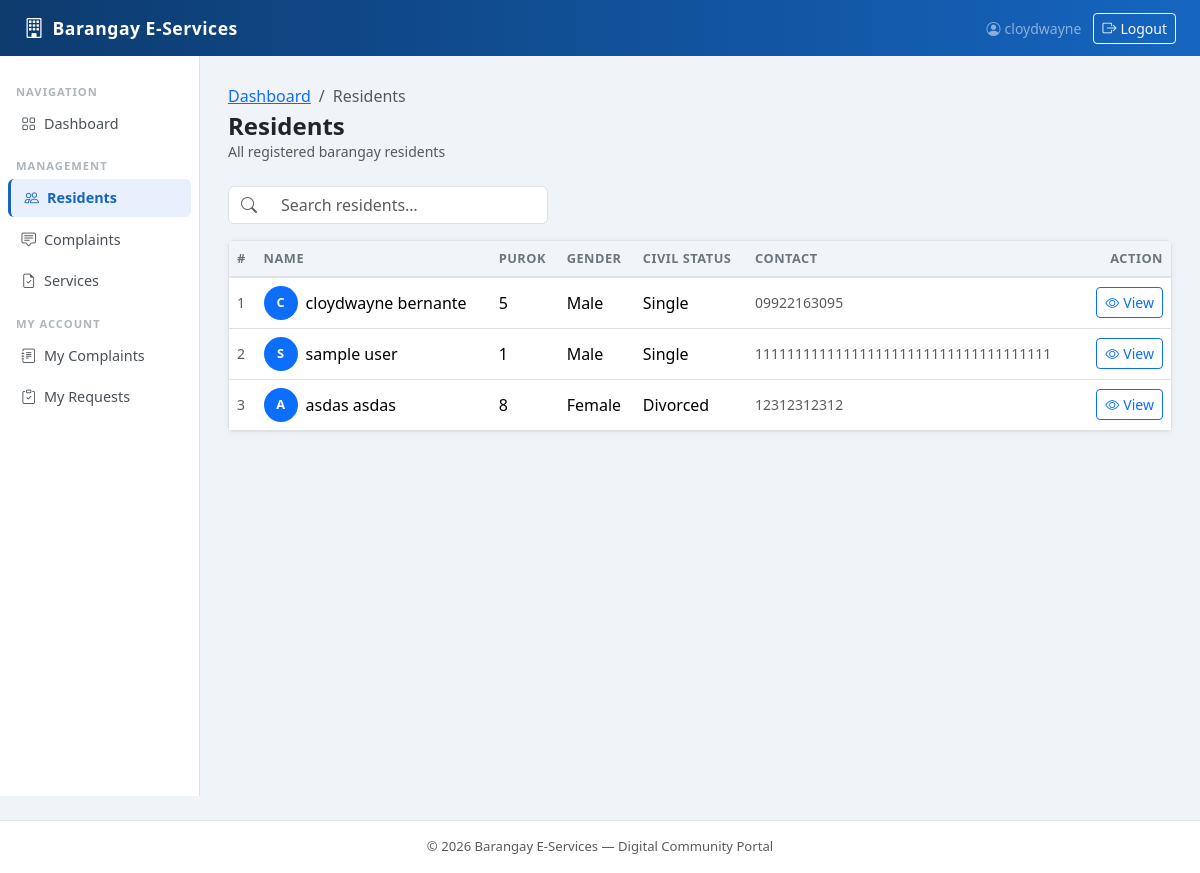
/residents/ (signed in), run on the app's committed database.
### authentication/models.py (models this page shows)
class User(AbstractUser):
    ROLE_CHOICES = (
        ('resident', 'Resident'),
        ('staff', 'Staff'),
        ('admin', 'Admin'),
    )
    role = models.CharField(max_length=20, choices=ROLE_CHOICES)
    groups = models.ManyToManyField(
        'auth.Group',
        related_name='authentication_users',
        blank=True,
        help_text='The groups this user belongs to.',
        verbose_name='groups',
    )
    user_permissions = models.ManyToManyField(
        'auth.Permission',
        related_name='authentication_users',
        blank=True,
        help_text='Specific permissions for this user.',
        verbose_name='user permissions',
    )

### residents/models.py (models this page shows)
class Resident(models.Model):
    user = models.OneToOneField(User, on_delete=models.CASCADE)
    first_name = models.CharField(max_length=100)
    last_name = models.CharField(max_length=100)
    middle_name = models.CharField(max_length=100, blank=True, null=True)
    birth_date = models.DateField()
    gender = models.CharField(max_length=10)
    contact_number = models.CharField(max_length=13)
    purok = models.CharField(max_length=100)
    address = models.TextField()
    civil_status = models.CharField(max_length=20)
    created_at = models.DateTimeField(auto_now_add=True)
    def __str__(self):
        return f"{self.first_name} {self.last_name}"

### residents/views.py (the view)
# urls.py: path('', views.resident_list, name='resident_list'),
@login_required
def resident_list(request):
    residents = Resident.objects.all()
    return render(request, 'residents/resident_list.html', {'residents': residents})

### templates/residents/resident_list.html (shortened to what this page needs)
{% extends 'base/base.html' %}
{% block nav_residents %}active{% endblock %}
{% block content %}
<div class="d-flex justify-content-between align-items-center mb-4 flex-wrap gap-2">
    <div>
        <nav aria-label="breadcrumb">
            <ol class="breadcrumb mb-1 small">
                <li class="breadcrumb-item"><a href="{% url 'core:dashboard' %}">Dashboard</a></li>
                <li class="breadcrumb-item active">Residents</li>
            </ol>
        </nav>
        <h4 class="fw-bold mb-0">Residents</h4>
        <p class="text-muted small mb-0">All registered barangay residents</p>
    </div>
</div>
<div class="mb-3">
    <div class="input-group" style="max-width:320px;">
        <span class="input-group-text bg-white"><i class="bi bi-search text-muted"></i></span>
        <input type="text" class="form-control border-start-0" id="searchInput" placeholder="Search residents…">
    </div>
</div>
<div class="card">
    <div class="table-responsive">
        <table class="table table-hover align-middle mb-0" id="residentsTable">
            <thead>
                <tr>
                    <th>#</th>
                    <th>Name</th>
                    <th>Purok</th>
                    <th>Gender</th>
                    <th>Civil Status</th>
                    <th>Contact</th>
                    <th class="text-end">Action</th>
                </tr>
            </thead>
            <tbody>
                {% for resident in residents %}
                <tr>
                    <td class="text-muted small">{{ forloop.counter }}</td>
                    <td>
                        <div class="d-flex align-items-center gap-2">
                            <div class="rounded-circle bg-primary d-flex align-items-center justify-content-center text-white fw-bold"
                                 style="width:34px;height:34px;font-size:.8rem;flex-shrink:0;">
                                {{ resident.first_name|first|upper }}
                            </div>
                            <span class="fw-medium">{{ resident }}</span>
                        </div>
                    </td>
                    <td>{{ resident.purok }}</td>
                    <td>{{ resident.gender }}</td>
                    <td>{{ resident.civil_status }}</td>
                    <td class="text-muted small">{{ resident.contact_number }}</td>
                    <td class="text-end">
                        <a href="{% url 'residents:resident_detail' resident.pk %}"
                           class="btn btn-sm btn-outline-primary">
                            <i class="bi bi-eye me-1"></i>View
                        </a>
                    </td>
                </tr>
                {% endfor %}
            </tbody>
        </table>
    </div>
</div>
{% endblock %}

### templates/base/base.html (shortened to what this page needs)
<!DOCTYPE html>
<html lang="en">
<head>
    <link href="https://cdn.jsdelivr.net/npm/bootstrap@5.3.3/dist/css/bootstrap.min.css" rel="stylesheet">
    <link href="https://cdn.jsdelivr.net/npm/bootstrap-icons@1.11.3/font/bootstrap-icons.min.css" rel="stylesheet">
</head>
<body>
<nav class="navbar navbar-expand-lg navbar-dark">
    <div class="container-fluid px-4">
        <a class="navbar-brand d-flex align-items-center gap-2" href="{% url 'core:dashboard' %}">
            <i class="bi bi-building fs-5"></i>
            <span>Barangay E-Services</span>
        </a>
        <div class="collapse navbar-collapse" id="mainNav">
            <ul class="navbar-nav ms-auto align-items-center gap-1">
                {% if user.is_authenticated %}
                <li class="nav-item">
                    <span class="navbar-text text-white-50 small me-2">
                        <i class="bi bi-person-circle me-1"></i>{{ user.username }}
                    </span>
                </li>
                <li class="nav-item">
                    <form method="post" action="{% url 'authentication:logout_user' %}" class="d-inline m-0">
                        <button type="submit" class="btn btn-sm btn-outline-light">
                            <i class="bi bi-box-arrow-right me-1"></i>Logout
                        </button>
                    </form>
                </li>
                {% endif %}
            </ul>
        </div>
    </div>
</nav>
{% block full_page %}
<div class="container-fluid">
    <div class="row">
        {% if user.is_authenticated %}
        <nav class="col-md-2 d-none d-md-block sidebar py-3 px-2">
            <div class="position-sticky pt-1">
                <p class="sidebar-heading px-2 mt-2 mb-1">Navigation</p>
                <ul class="nav flex-column gap-1">
                    <li class="nav-item">
                        <a class="nav-link {% block nav_dashboard %}{% endblock %}" href="{% url 'core:dashboard' %}">
                            <i class="bi bi-grid me-2"></i>Dashboard
                        </a>
                    </li>
                </ul>
                <p class="sidebar-heading px-2 mt-3 mb-1">Management</p>
                <ul class="nav flex-column gap-1">
                    <li class="nav-item">
                        <a class="nav-link {% block nav_residents %}{% endblock %}" href="{% url 'residents:resident_list' %}">
                            <i class="bi bi-people me-2"></i>Residents
                        </a>
                    </li>
                    <li class="nav-item">
                        <a class="nav-link {% block nav_complaints %}{% endblock %}" href="{% url 'complaints:complaint_list' %}">
                            <i class="bi bi-chat-square-text me-2"></i>Complaints
                        </a>
                    </li>
                    <li class="nav-item">
                        <a class="nav-link {% block nav_services %}{% endblock %}" href="{% url 'services:service_list' %}">
                            <i class="bi bi-file-earmark-check me-2"></i>Services
                        </a>
                    </li>
                </ul>
                <p class="sidebar-heading px-2 mt-3 mb-1">My Account</p>
                <ul class="nav flex-column gap-1">
                    <li class="nav-item">
                        <a class="nav-link {% block nav_my_complaints %}{% endblock %}" href="{% url 'complaints:my_complaints' %}">
                            <i class="bi bi-journal-text me-2"></i>My Complaints
                        </a>
                    </li>
                    <li class="nav-item">
                        <a class="nav-link {% block nav_my_requests %}{% endblock %}" href="{% url 'services:my_requests' %}">
                            <i class="bi bi-clipboard-check me-2"></i>My Requests
                        </a>
                    </li>
                </ul>
            </div>
        </nav>
        <main class="col-md-10 page-content">
        {% else %}
        <main class="col-12 page-content">
        {% endif %}
            {% block content %}{% endblock %}
        </main>
    </div>
</div>
{% endblock %}
<footer class="border-top bg-white text-center text-muted py-3 mt-4">
    &copy; {% now "Y" %} Barangay E-Services &mdash; Digital Community Portal
</footer>
</body>
</html>

### templates/base/base.html (style rules this page uses)
body { background-color: #f0f4f8; }
.navbar { background: linear-gradient(90deg, #0d3b6e 0%, #1565c0 100%) !important; }
.navbar-brand { font-weight: 700; letter-spacing: .5px; font-size: 1.1rem; }
.sidebar { min-height: calc(100vh - 60px); background: #fff; border-right: 1px solid #dee2e6; }
.sidebar .nav-link { color: #495057; border-radius: .375rem; padding: .5rem .85rem; font-size: .9rem; }
.sidebar .nav-link.active { background: #e8f0fe; color: #1565c0; font-weight: 600; border-left: 3px solid #1565c0; }
.sidebar .nav-link i { width: 20px; }
.sidebar-heading { font-size: .7rem; font-weight: 700; text-transform: uppercase; letter-spacing: 1px; color: #adb5bd; }
.page-content { padding: 1.75rem; }
.card { border: 1px solid #dee2e6; box-shadow: 0 1px 6px rgba(0,0,0,.06); }
.table thead th { background: #f1f5f9; font-size: .8rem; text-transform: uppercase; letter-spacing: .5px; color: #6c757d; border-bottom: 2px solid #dee2e6; }
footer { font-size: .82rem; }

### data on the page
User: username "cloydwayne"
Resident: first_name|first "C", first_name+last_name "cloydwayne bernante", purok "5", gender "Male", civil_status "Single", contact_number "09922163095"
Resident: first_name|first "S", first_name+last_name "sample user", purok "1", gender "Male", civil_status "Single", contact_number "1111111111111111111111111111111111111"
Resident: first_name|first "A", first_name+last_name "asdas asdas", purok "8", gender "Female", civil_status "Divorced", contact_number "12312312312"
